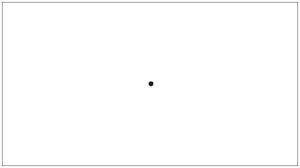
#> input picture dataset/imgs/preto.jpg, 300 x 168 px
$ jupyter execute image-read.ipynb
#> lines starting #> are read from the running program, lines starting #| are printed output that depends on the picture; after the words box and inside, x2 and y2 are one past the last pixel; in counts of white or black regions, pixels touching at a corner belong together
# Read-Image

#### Repositório para testes da biblioteca OpenCV,  o projeto destinasse a identificar elementos através imagens

[cell 1]
#importa todas as bibliotecas usadas
import matplotlib.pyplot as plt
import numpy as np
import imutils
import cv2 as cv

Lendo imagem contida no dataSet

[cell 2]
img = cv.imread('dataset/imgs/preto.jpg')
#> img is the input picture: shape (168, 300, 3); min 0, max 255, mean 253.2

Vamos apresentar a imagem coletada

[cell 3]
plt.imshow(img)
plt.show()

selecionando ponto preto no meio da imagem

[cell 4]
point = img[ 80:145,90:155 ]
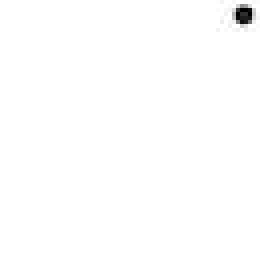
#> point: shape (65, 65, 3) (shown 4 times larger); min 0, max 255, mean 253.9

O ponto preto no meio da imagem foi selecionado bem próximo de sua origem, por isso ao imprimir o mesmo estará o mais próximo possível da origem (x=0:0)

[cell 5]
plt.imshow(point)
plt.show()

Agora adicionaremos o ponto coletado em outro campo da imagem original

[cell 6]
img[45:110,64:129] = point #ps: as dimensões da nova inserção devem respeitar as dimensões da imagem a ser inserida
#> img: shape (168, 300, 3); 0.11% of pixels changed, all inside (x1, y1, x2, y2) = (118, 45, 129, 53)

[cell 7]
plt.imshow(img)
plt.show()

Quais outras operações podemos efetuar na imagem?

Rotacioar:

[cell 8]
for angle in np.arange(0, 360, 15):
    rotated = imutils.rotate(img, angle)
    plt.imshow(rotated)
    plt.show()
#> this loop made 24 passes
#> pass 2, `rotated = imutils.rotate(img, angle)`:
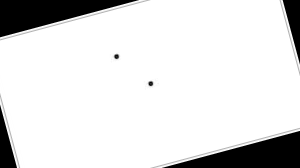
#> rotated: shape (168, 300, 3); min 0, max 255, mean 222.2
#> pass 3, `rotated = imutils.rotate(img, angle)`:
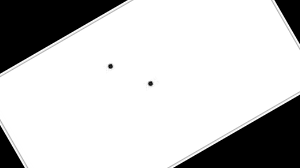
#> rotated: shape (168, 300, 3); min 0, max 255, mean 201

$ run again, with dataset/imgs/gabarito_colunas_simples_preenchidas.jpg copied over dataset/imgs/preto.jpg
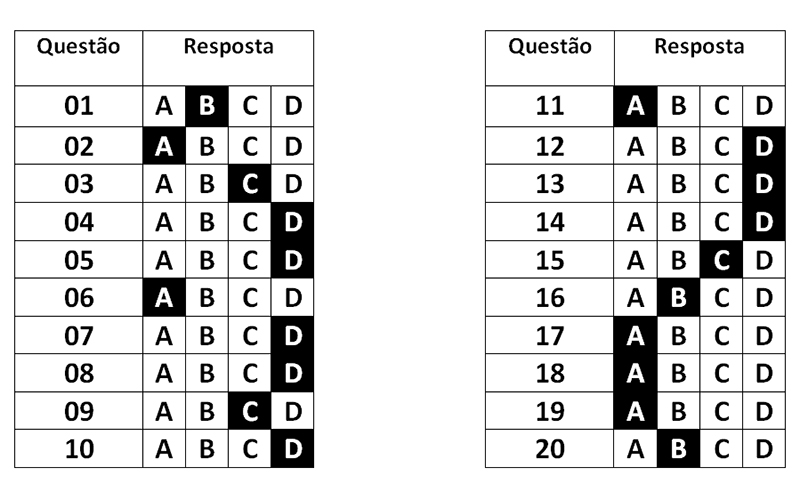
#> input picture dataset/imgs/gabarito_colunas_simples_preenchidas.jpg, 800 x 500 px
#> img is the input picture: shape (500, 800, 3); min 0, max 255, mean 219.7
#> `point = img[ 80:145,90:155 ]`:
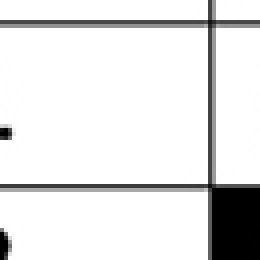
#> point: shape (65, 65, 3) (shown 4 times larger); min 0, max 255, mean 228.3
#> img: shape (500, 800, 3); 0.33% of pixels changed, all inside (x1, y1, x2, y2) = (64, 45, 129, 110)
#> the loop `for angle in np.arange(0, 360, 15):` made 24 passes
#> pass 3, `rotated = imutils.rotate(img, angle)`:
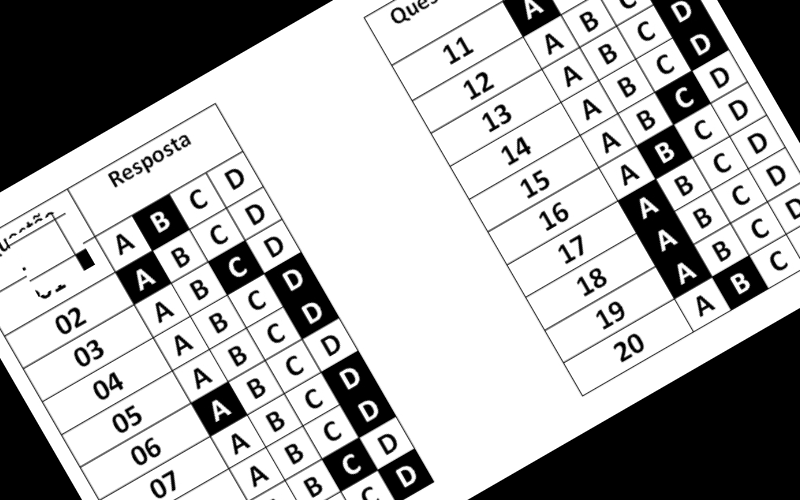
#> rotated: shape (500, 800, 3); min 0, max 255, mean 176

$ run again, with dataset/imgs/gabarito_preenchido_sos.jpg copied over dataset/imgs/preto.jpg
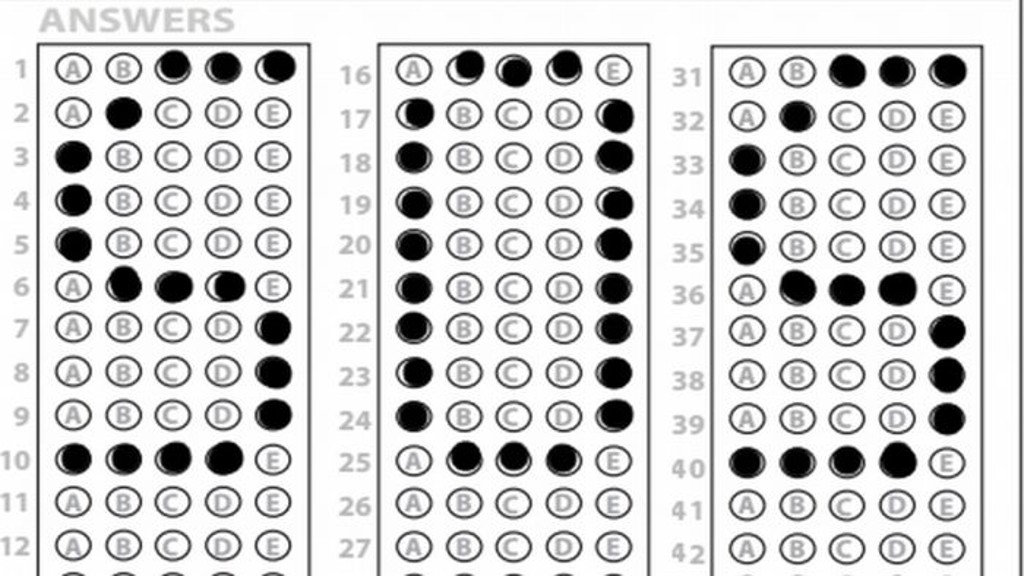
#> input picture dataset/imgs/gabarito_preenchido_sos.jpg, 1024 x 576 px
#> img is the input picture: shape (576, 1024, 3); mean B, G, R 211, 210.9, 210.9
#> `point = img[ 80:145,90:155 ]`:
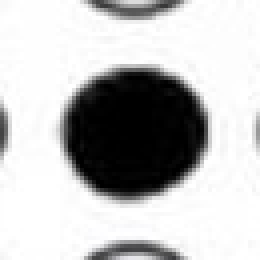
#> point: shape (65, 65, 3) (shown 4 times larger); mean B, G, R 191.4, 191.3, 191.3
#> img: shape (576, 1024, 3); 0.69% of pixels changed, all inside (x1, y1, x2, y2) = (64, 45, 129, 110)
#> the loop `for angle in np.arange(0, 360, 15):` made 24 passes
#> pass 3, `rotated = imutils.rotate(img, angle)`:
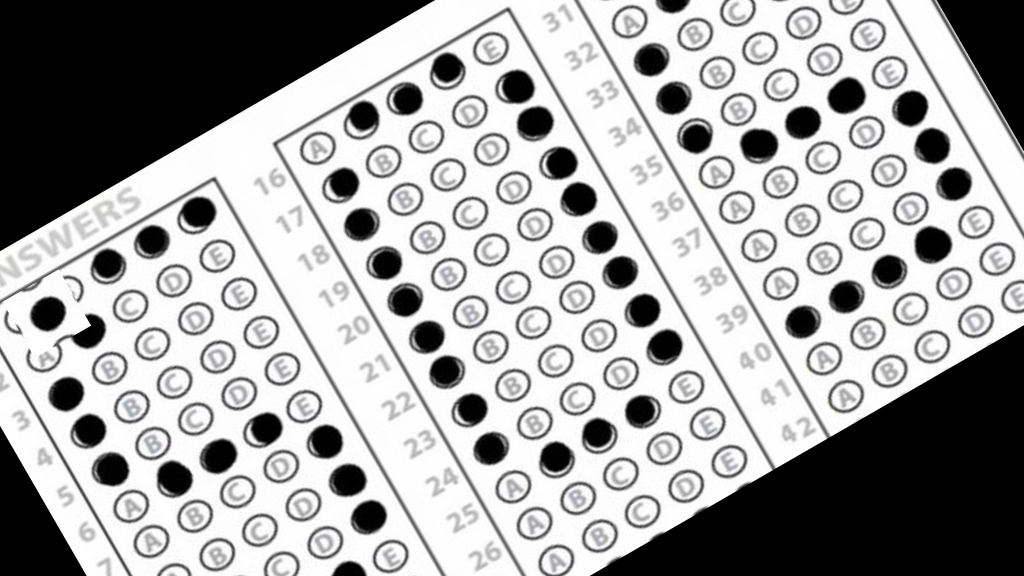
#> rotated: shape (576, 1024, 3); mean B, G, R 165.3, 165.3, 165.3

$ run again, with dataset/imgs/gabarito_circular_simples.png saved as dataset/imgs/preto.jpg
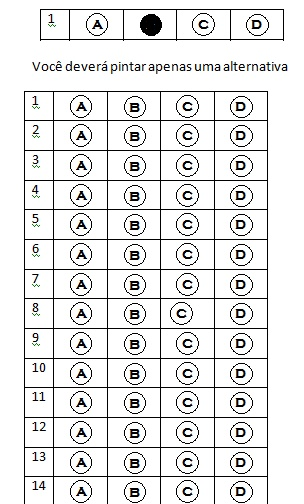
#> input picture dataset/imgs/gabarito_circular_simples.png, 304 x 504 px
#> img is the input picture: shape (504, 304, 3); mean B, G, R 230.2, 230.5, 230.3
#> `point = img[ 80:145,90:155 ]`:
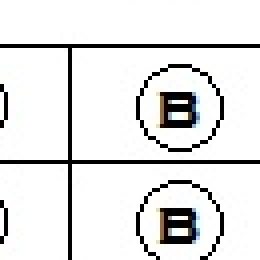
#> point: shape (65, 65, 3) (shown 4 times larger); mean B, G, R 228.1, 228.3, 228.2
#> img: shape (504, 304, 3); 1.82% of pixels changed, all inside (x1, y1, x2, y2) = (64, 45, 129, 110)
#> the loop `for angle in np.arange(0, 360, 15):` made 24 passes
#> pass 3, `rotated = imutils.rotate(img, angle)`:
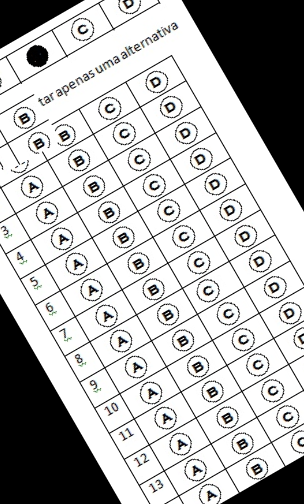
#> rotated: shape (504, 304, 3); mean B, G, R 183.3, 183.5, 183.4
